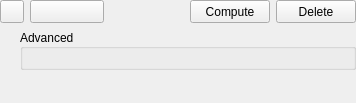
<?xml version="1.0" encoding="UTF-8"?>
<ui version="4.0">
 <class>NeuroSegmentOutputToolWidget</class>
 <widget class="QWidget" name="NeuroSegmentOutputToolWidget">
  <property name="geometry">
   <rect>
    <x>0</x>
    <y>0</y>
    <width>356</width>
    <height>103</height>
   </rect>
  </property>
  <property name="windowTitle">
   <string>NeuroSegmentOutputToolWidget</string>
  </property>
  <layout class="QVBoxLayout" name="verticalLayout">
   <property name="leftMargin">
    <number>0</number>
   </property>
   <property name="topMargin">
    <number>0</number>
   </property>
   <property name="rightMargin">
    <number>0</number>
   </property>
   <property name="bottomMargin">
    <number>0</number>
   </property>
   <item>
    <layout class="QHBoxLayout" name="horizontalLayout_2">
     <item>
      <widget class="QToolButton" name="visibilityButton">
       <property name="sizePolicy">
        <sizepolicy hsizetype="Fixed" vsizetype="Preferred">
         <horstretch>0</horstretch>
         <verstretch>0</verstretch>
        </sizepolicy>
       </property>
       <property name="text">
        <string/>
       </property>
      </widget>
     </item>
     <item>
      <widget class="ctkColorPickerButton" name="colorPicker">
       <property name="sizePolicy">
        <sizepolicy hsizetype="Preferred" vsizetype="Preferred">
         <horstretch>0</horstretch>
         <verstretch>0</verstretch>
        </sizepolicy>
       </property>
       <property name="displayColorName">
        <bool>false</bool>
       </property>
      </widget>
     </item>
     <item>
      <widget class="qSlicerMarkupsPlaceWidget" name="seedPlaceWidget"/>
     </item>
     <item>
      <widget class="QPushButton" name="computeButton">
       <property name="sizePolicy">
        <sizepolicy hsizetype="Minimum" vsizetype="Preferred">
         <horstretch>0</horstretch>
         <verstretch>0</verstretch>
        </sizepolicy>
       </property>
       <property name="text">
        <string>Compute</string>
       </property>
      </widget>
     </item>
     <item>
      <widget class="QPushButton" name="deleteButton">
       <property name="sizePolicy">
        <sizepolicy hsizetype="Minimum" vsizetype="Preferred">
         <horstretch>0</horstretch>
         <verstretch>0</verstretch>
        </sizepolicy>
       </property>
       <property name="text">
        <string>Delete</string>
       </property>
      </widget>
     </item>
    </layout>
   </item>
   <item>
    <layout class="QHBoxLayout" name="horizontalLayout">
     <item>
      <spacer name="horizontalSpacer">
       <property name="orientation">
        <enum>Qt::Horizontal</enum>
       </property>
       <property name="sizeType">
        <enum>QSizePolicy::Fixed</enum>
       </property>
       <property name="sizeHint" stdset="0">
        <size>
         <width>20</width>
         <height>20</height>
        </size>
       </property>
      </spacer>
     </item>
     <item>
      <widget class="ctkCollapsibleGroupBox" name="advancedGroupBox">
       <property name="sizePolicy">
        <sizepolicy hsizetype="Preferred" vsizetype="Preferred">
         <horstretch>0</horstretch>
         <verstretch>0</verstretch>
        </sizepolicy>
       </property>
       <property name="title">
        <string>Advanced</string>
       </property>
       <property name="alignment">
        <set>Qt::AlignLeading|Qt::AlignLeft|Qt::AlignVCenter</set>
       </property>
       <property name="collapsed">
        <bool>true</bool>
       </property>
       <layout class="QVBoxLayout" name="verticalLayout_3"/>
      </widget>
     </item>
    </layout>
   </item>
   <item>
    <spacer name="verticalSpacer">
     <property name="orientation">
      <enum>Qt::Vertical</enum>
     </property>
     <property name="sizeType">
      <enum>QSizePolicy::Expanding</enum>
     </property>
     <property name="sizeHint" stdset="0">
      <size>
       <width>0</width>
       <height>0</height>
      </size>
     </property>
    </spacer>
   </item>
  </layout>
 </widget>
 <customwidgets>
  <customwidget>
   <class>qSlicerWidget</class>
   <extends>QWidget</extends>
   <header>qSlicerWidget.h</header>
   <container>1</container>
  </customwidget>
  <customwidget>
   <class>qSlicerMarkupsPlaceWidget</class>
   <extends>qSlicerWidget</extends>
   <header>qSlicerMarkupsPlaceWidget.h</header>
  </customwidget>
  <customwidget>
   <class>ctkCollapsibleGroupBox</class>
   <extends>QGroupBox</extends>
   <header>ctkCollapsibleGroupBox.h</header>
   <container>1</container>
  </customwidget>
  <customwidget>
   <class>ctkColorPickerButton</class>
   <extends>QPushButton</extends>
   <header>ctkColorPickerButton.h</header>
  </customwidget>
 </customwidgets>
 <resources/>
 <connections/>
</ui>
